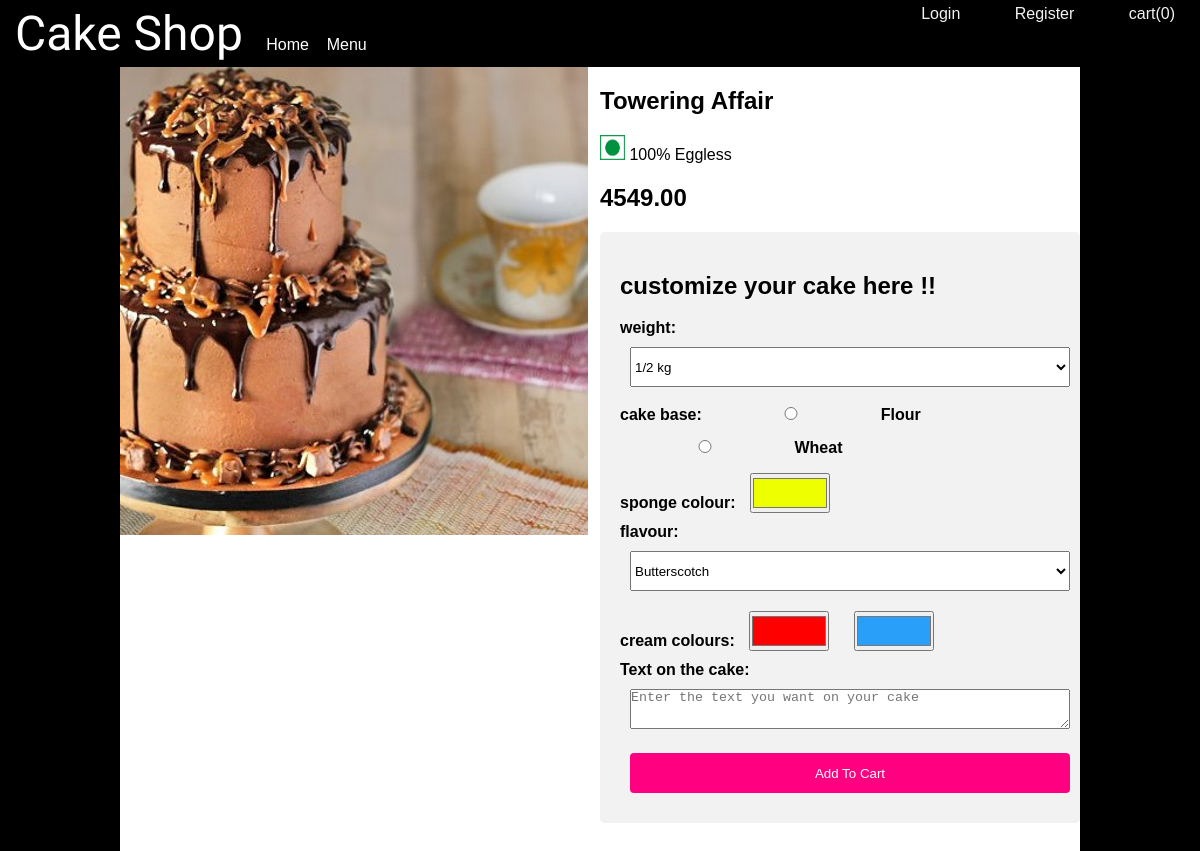
Page /4/ on the committed database.
### store/models.py (models this page shows, shortened)
class ProductDetail(models.Model):
    name = models.CharField(max_length = 50)
    egg = models.BooleanField(default = True)
    image = models.ImageField(default='default.jpg',
                              upload_to='product_images')
    price = models.DecimalField(max_digits=6, decimal_places=2,default = 199)

### store/views.py (the view)
# urls.py: path('<int:pk>/', views.ProductDetailView.as_view(), name='store-detail'),
class ProductDetailView(DetailView,SingleObjectMixin):
    model = ProductDetail
    def get_context_data(self, **kwargs):
        if self.request.user.is_authenticated:
            customer = self.request.user.customer
            order, created = Order.objects.get_or_create(
            customer=customer, complete=False)
            items = order.orderitem_set.all()
            cartItems = order.get_cart_items
        else:
            items = []
            order = {'get_cart_total': 0, 'get_cart_items': 0}
            cartItems = order['get_cart_items']
        context = super().get_context_data(**kwargs)
        context['cartItems'] = cartItems
        return context

### templates/store/productdetail_detail.html (shortened to what this page needs)
{% extends "base.html" %} {% load static %}{% block content %}
<head>
</head>
<body bgcolor="black">
  <div class="centerDiv">
  <div class="div1">
  <div class="prodimg">
  <img class="details_img" src="{{ object.image.url }}" alt="" style="max-width:100%;max-height:100%;"/>
  </div>
  </div>
  <div class="div2">
<div class="desc"><h2>
{{ object.name }}</h2>
  <p> {% if product.egg %}
          <p class="card-text">
            <img style="width:25px;height:25px;"
              class="icon-egg"
              src="{% static 'images/non-veg.jpg' %}"
              alt=""
            />
            Contains Egg
          </p>
          {% else %}
          <p class="card-text">
            <img style="width:25px;height:25px;" class="icon-egg" src="{% static 'images/veg.jpg' %}" alt="" />
            100% Eggless
          </p>
          {% endif %}</p>
<h2><b>{{ object.price }}</b></h2>
</div>
<div id="form-messages">
<h2>customize your cake here !!</h2>
<form id="ajax-contact" method="post" >
<label for="weight">weight:</label>
  <select id="weight" name="weight">
    <option value="1/2">1/2 kg</option>
  </select><br>
  <label for="base">cake base:</label>
  <input type="radio" id="base" name="base" value="flour">
  <label for="flour">Flour</label>
  <input type="radio" id="base" name="base" value="Wheat">
  <label for="Wheat">Wheat</label><br>
<label for="sponge">sponge colour:</label>
  <input type="color" id="sponge" name="sponge" value="#eeff00">
<br>
<label for="flavour">flavour:</label>
  <select id="flavour" name="flavour">
    <option value="Butterscotch">Butterscotch</option>
  </select><br>
<label for="cream">cream colours:</label>
  <input type="color" id="cream" name="cream" value="#ff0000">
  <input type="color" id="cream" name="cream" value="#299ffa">
<br>
<label for="text">Text on the cake:</label><br>
<textarea id="message" name="message" rows="5" cols="30" placeholder="Enter the text you want on your cake"></textarea>
  <br>
  <button
                data-product="{{ object.id }}"
                data-action="add"
                type="submit"
                class="btn btn-outline-success add-btn update-cart"
              >
                Add To Cart
              </button>
</form>
</div>
  </div>
  </div>
</body>
{% endblock content %}

### templates/base.html (style rules this page uses)
body { padding: 0px; margin: 0; font-family: Arial, Helvetica, sans-serif; }

### templates/store/productdetail_detail.html (style rules this page uses)
.centerDiv { width: 80%; height:900px; margin: 0 auto; background-color:#FFA500 ; }
.div1 { width: 50%; height:100%; background-color:white ; float:left; }
.div2 { width: 50%; height:100%; background-color:white ; float:left; }
label { font-weight:bold; }
button { width: 100%; background-color: #FF0080; color: white; padding: 14px 20px; margin: 8px 0; border: none; border-radius: 4px; cursor: pointer; }
input[type=color] { height:40px;width:80px; }
#form-messages { border-radius: 5px; background-color: #f2f2f2; padding: 20px; }
input,button, textarea, select { width : 150px; padding: 0; margin: 10px; box-sizing: border-box; }
select { width:150px;height:30px; }
textarea,select,button { width:100%;height:40px; }

### rows in the picture
ProductDetail: image (picture), name "Towering Affair", price "4549.00"

### other values in the picture
{{ cartItems }} "0"
